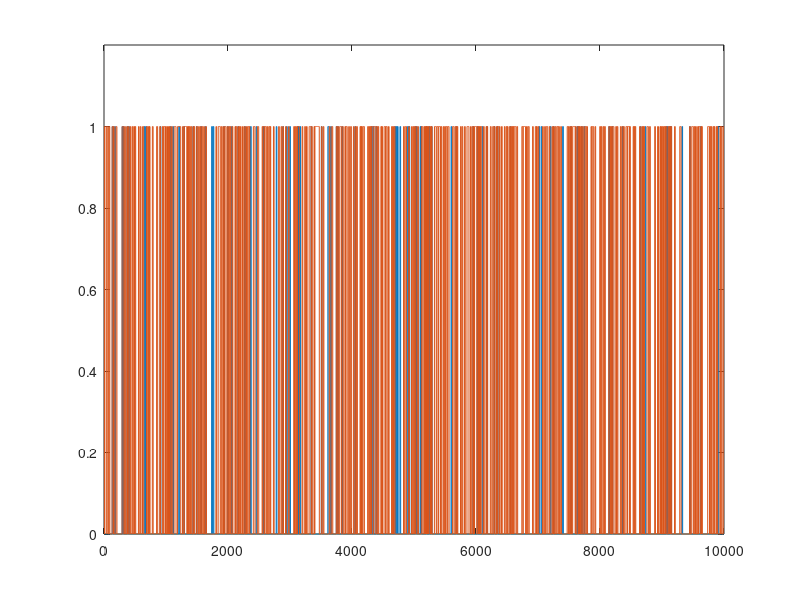

Recreate this plot in MATLAB.
%%
%   COURSE: Master statistics and machine learning: intuition, math, code										
%      URL: udemy.com/course/statsml_x/?couponCode=202212 
% 
%  SECTION: Probability theory
%    VIDEO: Conditional probability
% 
%  TEACHER: Mike X Cohen, sincxpress.com
%

%%

% a clear MATLAB workspace is a clear mental workspace
close all; clear; clc

%% generate two long-spike time series

N = 10000;
spikeDur  = 10; % a.u. but must be an even number
spikeNumA = .01; % in proportion of total number of points
spikeNumB = .05; % in proportion of total number of points

% initialize to zeros
[spike_tsA,spike_tsB] = deal( zeros(N,1) );


%%% populate time series 1
spiketimesA = randi(N,round(N*spikeNumA),1);

% flesh out spikes (loop per spike)
for spikei=1:length(spiketimesA)
    
    % find boundaries
    bnd_pre = max(1,spiketimesA(spikei)-spikeDur/2);
    bnd_pst = min(N,spiketimesA(spikei)+spikeDur/2);
    
    % fill in with ones
    spike_tsA(bnd_pre:bnd_pst) = 1;
end


%%% repeat for time series 2
spiketimesB = randi(N,round(N*spikeNumB),1);
% spiketimesB(1:length(spiketimesA)) = spiketimesA; % induce strong conditional probability

% flesh out spikes (loop per spike)
for spikei=1:length(spiketimesB)
    
    % find boundaries
    bnd_pre = max(1,spiketimesB(spikei)-spikeDur/2);
    bnd_pst = min(N,spiketimesB(spikei)+spikeDur/2);
    
    % fill in with ones
    spike_tsB(bnd_pre:bnd_pst) = 1;
end


%% let's see what they look like

figure(1), clf
plot(1:N,spike_tsA, 1:N,spike_tsB)
set(gca,'ylim',[0 1.2])


%% compute their probabilities and intersection

% probabilities
probA = sum(spike_tsA==1) / N;
probB = mean(spike_tsB);

% joint probability
probAB = mean(spike_tsA+spike_tsB==2);

%% compute the conditional probabilities

% p(A|B)
pAgivenB = probAB/probB;

% p(B|A)
pBgivenA = probAB/probA;

% print a little report
disp('  ')
disp([ 'P(A)   = ' num2str(probA) ])
disp([ 'P(A|B) = ' num2str(pAgivenB) ])
disp([ 'P(B)   = ' num2str(probB) ])
disp([ 'P(B|A) = ' num2str(pBgivenA) ])

%% done.
